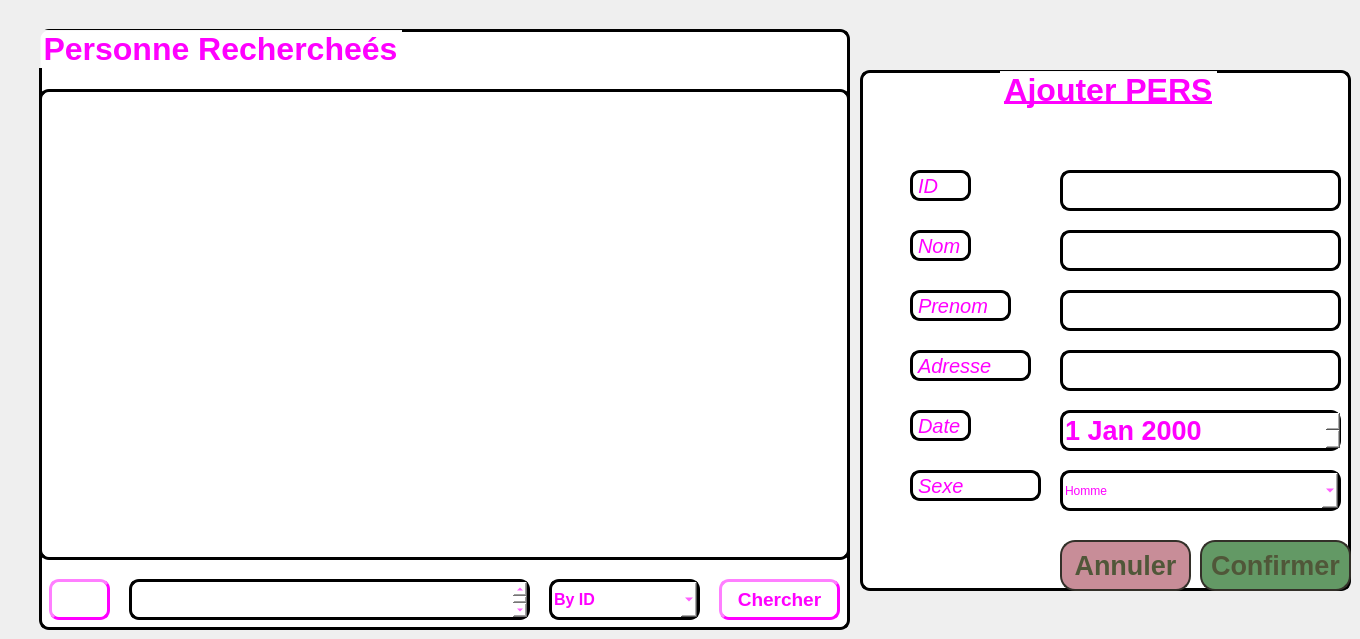
    <widget class="QWidget" name="ajouter_page6">
     <widget class="QGroupBox" name="groupBox_76">
      <property name="geometry">
       <rect>
        <x>39</x>
        <y>29</y>
        <width>811</width>
        <height>601</height>
       </rect>
      </property>
      <property name="font">
       <font>
        <pointsize>24</pointsize>
        <weight>75</weight>
        <bold>true</bold>
       </font>
      </property>
      <property name="styleSheet">
       <string notr="true">background-color:white; 
color: rgb(255, 0, 255);
border-style:outset ; 
border-width:3px ; 
border-radius:10px;</string>
      </property>
      <property name="title">
       <string>Personne Rechercheés</string>
      </property>
      <widget class="QTableView" name="tableView_66">
       <property name="geometry">
        <rect>
         <x>0</x>
         <y>60</y>
         <width>811</width>
         <height>471</height>
        </rect>
       </property>
       <property name="font">
        <font>
         <pointsize>13</pointsize>
         <weight>75</weight>
         <bold>true</bold>
        </font>
       </property>
       <property name="alternatingRowColors">
        <bool>true</bool>
       </property>
       <property name="gridStyle">
        <enum>Qt::DashDotLine</enum>
       </property>
       <property name="sortingEnabled">
        <bool>true</bool>
       </property>
       <attribute name="horizontalHeaderMinimumSectionSize">
        <number>100</number>
       </attribute>
       <attribute name="horizontalHeaderDefaultSectionSize">
        <number>152</number>
       </attribute>
      </widget>
      <widget class="QPushButton" name="pushButton_366">
       <property name="geometry">
        <rect>
         <x>10</x>
         <y>550</y>
         <width>61</width>
         <height>41</height>
        </rect>
       </property>
       <property name="text">
        <string/>
       </property>
       <property name="icon">
        <iconset>
         <normaloff>:/resouces/Untitled-1.png</normaloff>:/resouces/Untitled-1.png</iconset>
       </property>
       <property name="iconSize">
        <size>
         <width>40</width>
         <height>30</height>
        </size>
       </property>
      </widget>
      <widget class="QPlainTextEdit" name="plainTextEdit_46">
       <property name="geometry">
        <rect>
         <x>90</x>
         <y>550</y>
         <width>401</width>
         <height>41</height>
        </rect>
       </property>
       <property name="font">
        <font>
         <family>MS UI Gothic</family>
         <pointsize>20</pointsize>
         <weight>50</weight>
         <bold>false</bold>
        </font>
       </property>
      </widget>
      <widget class="QComboBox" name="comboBox_76">
       <property name="geometry">
        <rect>
         <x>510</x>
         <y>550</y>
         <width>151</width>
         <height>41</height>
        </rect>
       </property>
       <property name="font">
        <font>
         <pointsize>12</pointsize>
         <weight>75</weight>
         <bold>true</bold>
        </font>
       </property>
       <item>
        <property name="text">
         <string>By ID</string>
        </property>
       </item>
       <item>
        <property name="text">
         <string>By Modele</string>
        </property>
       </item>
       <item>
        <property name="text">
         <string>By Date_Achat</string>
        </property>
       </item>
      </widget>
      <widget class="QPushButton" name="pushButton_376">
       <property name="geometry">
        <rect>
         <x>680</x>
         <y>550</y>
         <width>121</width>
         <height>41</height>
        </rect>
       </property>
       <property name="font">
        <font>
         <pointsize>14</pointsize>
         <weight>75</weight>
         <bold>true</bold>
        </font>
       </property>
       <property name="text">
        <string>Chercher</string>
       </property>
      </widget>
     </widget>
     <widget class="QGroupBox" name="groupBox_86">
      <property name="geometry">
       <rect>
        <x>860</x>
        <y>70</y>
        <width>491</width>
        <height>521</height>
       </rect>
      </property>
      <property name="font">
       <font>
        <pointsize>24</pointsize>
        <weight>75</weight>
        <bold>true</bold>
        <underline>true</underline>
        <stylestrategy>PreferDefault</stylestrategy>
       </font>
      </property>
      <property name="styleSheet">
       <string notr="true">background-color:white; 
color: rgb(255, 0, 255);
border-style:outset ; 
border-width:3px ; 
border-radius:10px;</string>
      </property>
      <property name="title">
       <string>Ajouter PERS</string>
      </property>
      <property name="alignment">
       <set>Qt::AlignCenter</set>
      </property>
      <property name="flat">
       <bool>true</bool>
      </property>
      <property name="checkable">
       <bool>false</bool>
      </property>
      <widget class="QLineEdit" name="id_line6">
       <property name="geometry">
        <rect>
         <x>200</x>
         <y>100</y>
         <width>281</width>
         <height>41</height>
        </rect>
       </property>
       <property name="font">
        <font>
         <family>MS UI Gothic</family>
         <pointsize>20</pointsize>
         <weight>50</weight>
         <bold>false</bold>
         <underline>false</underline>
         <stylestrategy>PreferDefault</stylestrategy>
        </font>
       </property>
       <property name="text">
        <string/>
       </property>
      </widget>
      <widget class="QLabel" name="label6">
       <property name="geometry">
        <rect>
         <x>50</x>
         <y>100</y>
         <width>61</width>
         <height>31</height>
        </rect>
       </property>
       <property name="font">
        <font>
         <pointsize>15</pointsize>
         <weight>50</weight>
         <italic>true</italic>
         <bold>false</bold>
         <underline>false</underline>
         <stylestrategy>PreferDefault</stylestrategy>
        </font>
       </property>
       <property name="text">
        <string>ID</string>
       </property>
      </widget>
      <widget class="QDateEdit" name="dateEdit_dateA6">
       <property name="geometry">
        <rect>
         <x>200</x>
         <y>340</y>
         <width>281</width>
         <height>41</height>
        </rect>
       </property>
       <property name="font">
        <font>
         <family>MS UI Gothic</family>
         <pointsize>20</pointsize>
         <weight>75</weight>
         <bold>true</bold>
         <underline>false</underline>
         <stylestrategy>PreferDefault</stylestrategy>
        </font>
       </property>
      </widget>
      <widget class="QPushButton" name="annulerA6">
       <property name="geometry">
        <rect>
         <x>200</x>
         <y>470</y>
         <width>131</width>
         <height>51</height>
        </rect>
       </property>
       <property name="font">
        <font>
         <family>MS UI Gothic</family>
         <pointsize>20</pointsize>
         <weight>75</weight>
         <bold>true</bold>
         <underline>false</underline>
         <strikeout>false</strikeout>
         <kerning>true</kerning>
        </font>
       </property>
       <property name="styleSheet">
        <string notr="true">box-shadow: 0px 1px 0px 0px #1c1b18;
	background:linear-gradient(to bottom, #eae0c2 5%, #ccc2a6 100%);
	background-color:#c88d98;
	border-radius:15px;
	border:2px solid #333029;
	display:inline-block;
	cursor:pointer;
	color:#505739;
	font-weight:bold;
	padding:0px 0 px;
	text-decoration:none;
	text-shadow:0px 1px 0px #ffffff;</string>
       </property>
       <property name="text">
        <string>Annuler</string>
       </property>
      </widget>
      <widget class="QPushButton" name="confirmer_A_R6">
       <property name="geometry">
        <rect>
         <x>340</x>
         <y>470</y>
         <width>151</width>
         <height>51</height>
        </rect>
       </property>
       <property name="font">
        <font>
         <family>MS UI Gothic</family>
         <pointsize>20</pointsize>
         <weight>75</weight>
         <bold>true</bold>
         <underline>false</underline>
         <strikeout>false</strikeout>
         <kerning>true</kerning>
        </font>
       </property>
       <property name="styleSheet">
        <string notr="true">box-shadow: 0px 1px 0px 0px #1c1b18;
	background:linear-gradient(to bottom, #eae0c2 5%, #ccc2a6 100%);
	background-color:#639965;
	border-radius:15px;
	border:2px solid #333029;
	display:inline-block;
	cursor:pointer;
	color:#505739;
	font-weight:bold;
	padding:0px 0 px;
	text-decoration:none;
	text-shadow:0px 1px 0px #ffffff;</string>
       </property>
       <property name="text">
        <string>Confirmer</string>
       </property>
      </widget>
      <widget class="QLabel" name="label_26">
       <property name="geometry">
        <rect>
         <x>50</x>
         <y>340</y>
         <width>61</width>
         <height>31</height>
        </rect>
       </property>
       <property name="font">
        <font>
         <pointsize>15</pointsize>
         <weight>50</weight>
         <italic>true</italic>
         <bold>false</bold>
         <underline>false</underline>
         <stylestrategy>PreferDefault</stylestrategy>
        </font>
       </property>
       <property name="text">
        <string>Date</string>
       </property>
      </widget>
      <widget class="QLineEdit" name="name_line6">
       <property name="geometry">
        <rect>
         <x>200</x>
         <y>160</y>
         <width>281</width>
         <height>41</height>
        </rect>
       </property>
       <property name="font">
        <font>
         <family>MS UI Gothic</family>
         <pointsize>20</pointsize>
         <weight>50</weight>
         <bold>false</bold>
         <underline>false</underline>
         <stylestrategy>PreferDefault</stylestrategy>
        </font>
       </property>
      </widget>
      <widget class="QLabel" name="label_36">
       <property name="geometry">
        <rect>
         <x>50</x>
         <y>220</y>
         <width>101</width>
         <height>31</height>
        </rect>
       </property>
       <property name="font">
        <font>
         <pointsize>15</pointsize>
         <weight>50</weight>
         <italic>true</italic>
         <bold>false</bold>
         <underline>false</underline>
         <stylestrategy>PreferDefault</stylestrategy>
        </font>
       </property>
       <property name="text">
        <string>Prenom</string>
       </property>
      </widget>
      <widget class="QLabel" name="label_46">
       <property name="geometry">
        <rect>
         <x>50</x>
         <y>400</y>
         <width>131</width>
         <height>31</height>
        </rect>
       </property>
       <property name="font">
        <font>
         <pointsize>15</pointsize>
         <weight>50</weight>
         <italic>true</italic>
         <bold>false</bold>
         <underline>false</underline>
         <stylestrategy>PreferDefault</stylestrategy>
        </font>
       </property>
       <property name="text">
        <string>Sexe</string>
       </property>
      </widget>
      <widget class="QLabel" name="label_56">
       <property name="geometry">
        <rect>
         <x>50</x>
         <y>280</y>
         <width>121</width>
         <height>31</height>
        </rect>
       </property>
       <property name="font">
        <font>
         <pointsize>15</pointsize>
         <weight>50</weight>
         <italic>true</italic>
         <bold>false</bold>
         <underline>false</underline>
         <stylestrategy>PreferDefault</stylestrategy>
        </font>
       </property>
       <property name="text">
        <string>Adresse</string>
       </property>
      </widget>
      <widget class="QLineEdit" name="prenom_line6">
       <property name="geometry">
        <rect>
         <x>200</x>
         <y>220</y>
         <width>281</width>
         <height>41</height>
        </rect>
       </property>
       <property name="font">
        <font>
         <family>MS UI Gothic</family>
         <pointsize>20</pointsize>
         <weight>50</weight>
         <bold>false</bold>
         <underline>false</underline>
         <stylestrategy>PreferDefault</stylestrategy>
        </font>
       </property>
      </widget>
      <widget class="QLineEdit" name="adress_line6">
       <property name="geometry">
        <rect>
         <x>200</x>
         <y>280</y>
         <width>281</width>
         <height>41</height>
        </rect>
       </property>
       <property name="font">
        <font>
         <family>MS UI Gothic</family>
         <pointsize>20</pointsize>
         <weight>50</weight>
         <bold>false</bold>
         <underline>false</underline>
         <stylestrategy>PreferDefault</stylestrategy>
        </font>
       </property>
      </widget>
      <widget class="QComboBox" name="comboBox_26">
       <property name="geometry">
        <rect>
         <x>200</x>
         <y>400</y>
         <width>281</width>
         <height>41</height>
        </rect>
       </property>
       <item>
        <property name="text">
         <string>Homme</string>
        </property>
       </item>
       <item>
        <property name="text">
         <string>Femme</string>
        </property>
       </item>
      </widget>
      <widget class="QLabel" name="label_116">
       <property name="geometry">
        <rect>
         <x>50</x>
         <y>160</y>
         <width>61</width>
         <height>31</height>
        </rect>
       </property>
       <property name="font">
        <font>
         <pointsize>15</pointsize>
         <weight>50</weight>
         <italic>true</italic>
         <bold>false</bold>
         <underline>false</underline>
         <stylestrategy>PreferDefault</stylestrategy>
        </font>
       </property>
       <property name="text">
        <string>Nom</string>
       </property>
      </widget>
     </widget>
    </widget>
